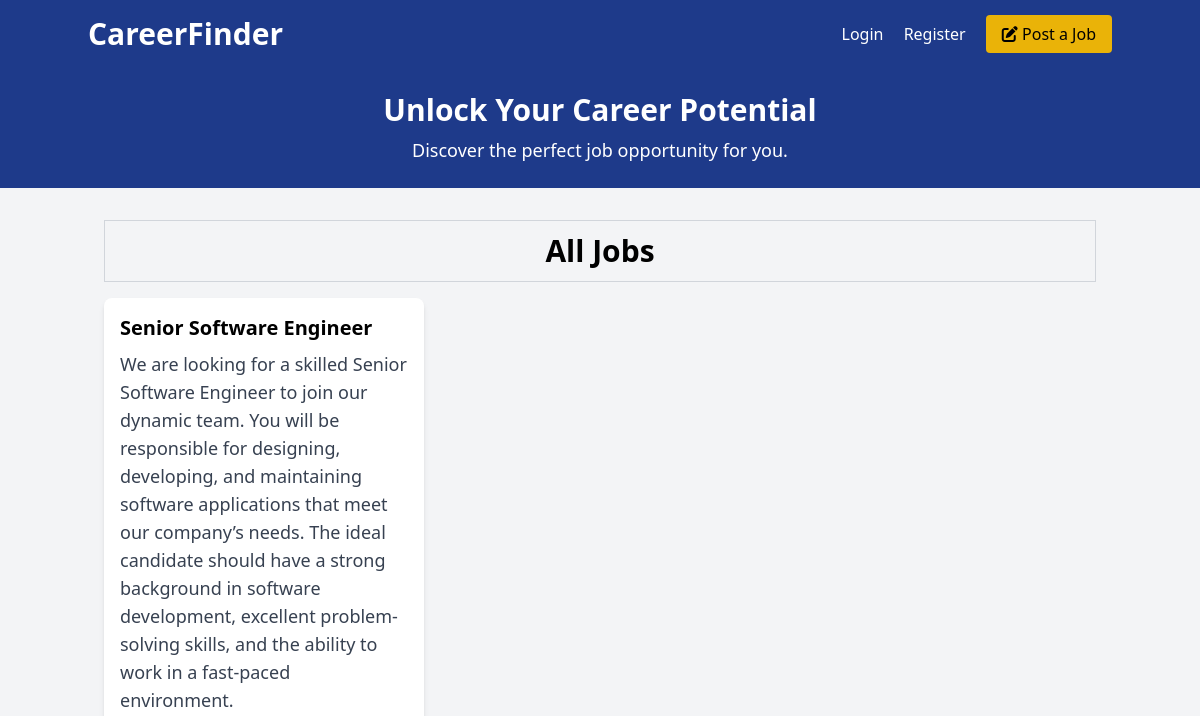
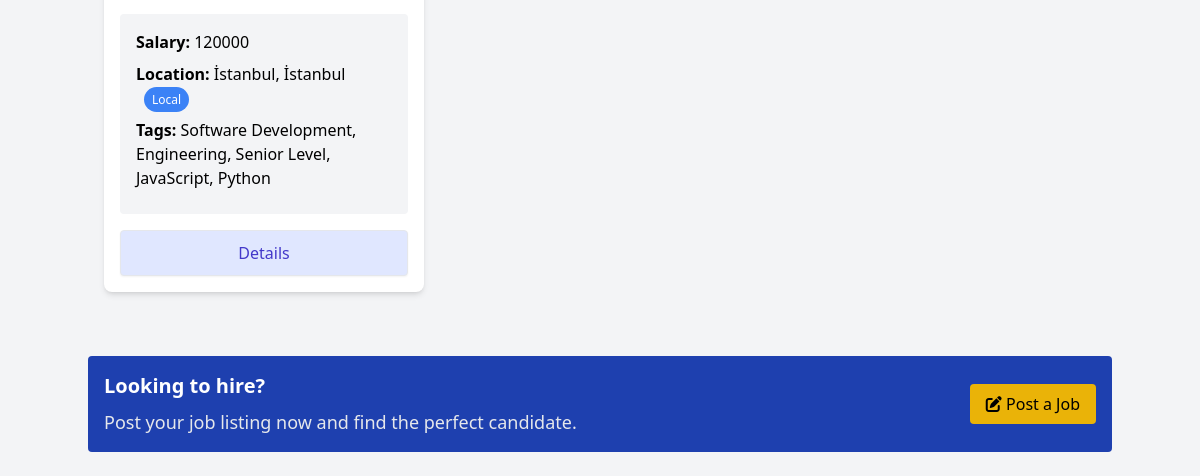
The app's page /listings.php, older data (2 pictures, top to bottom).
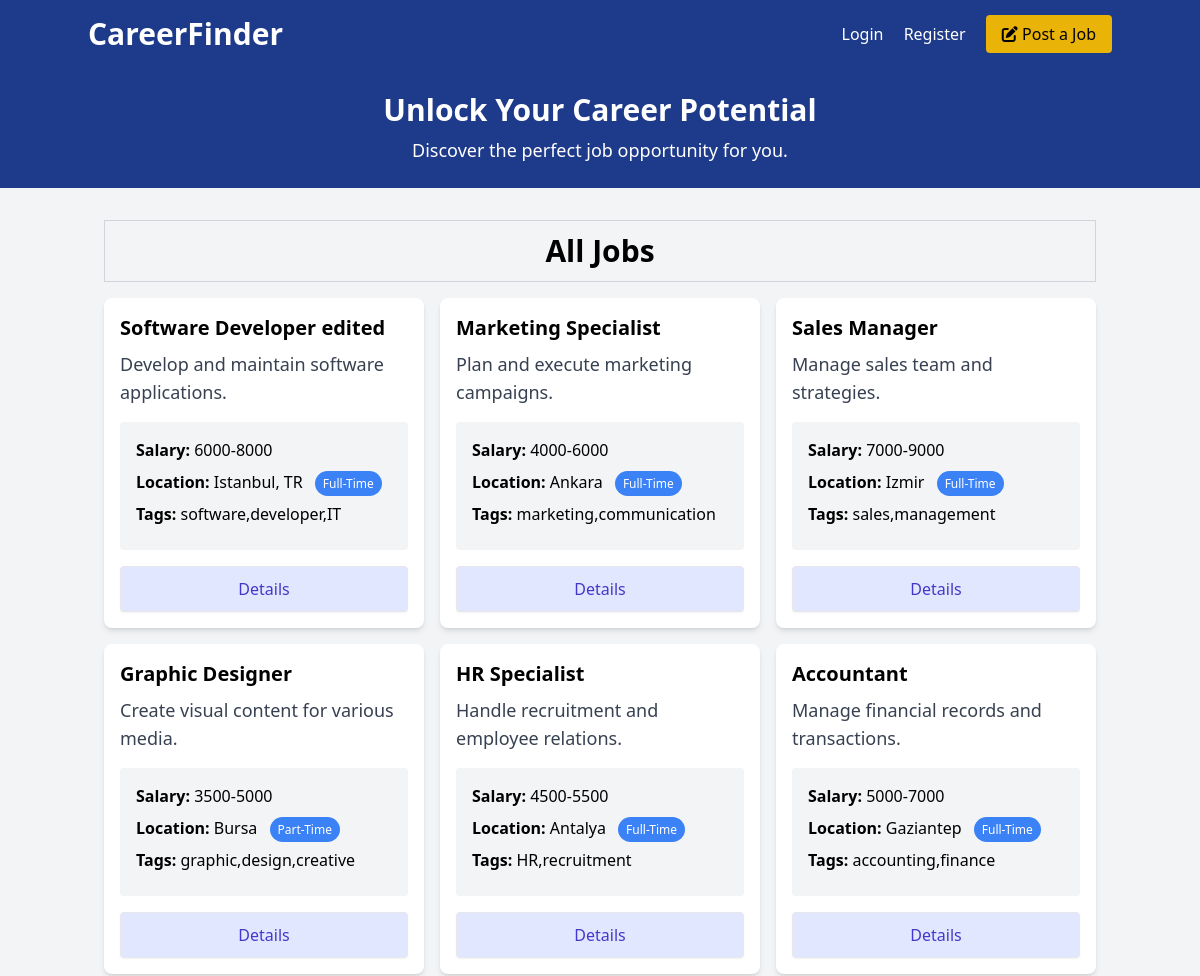
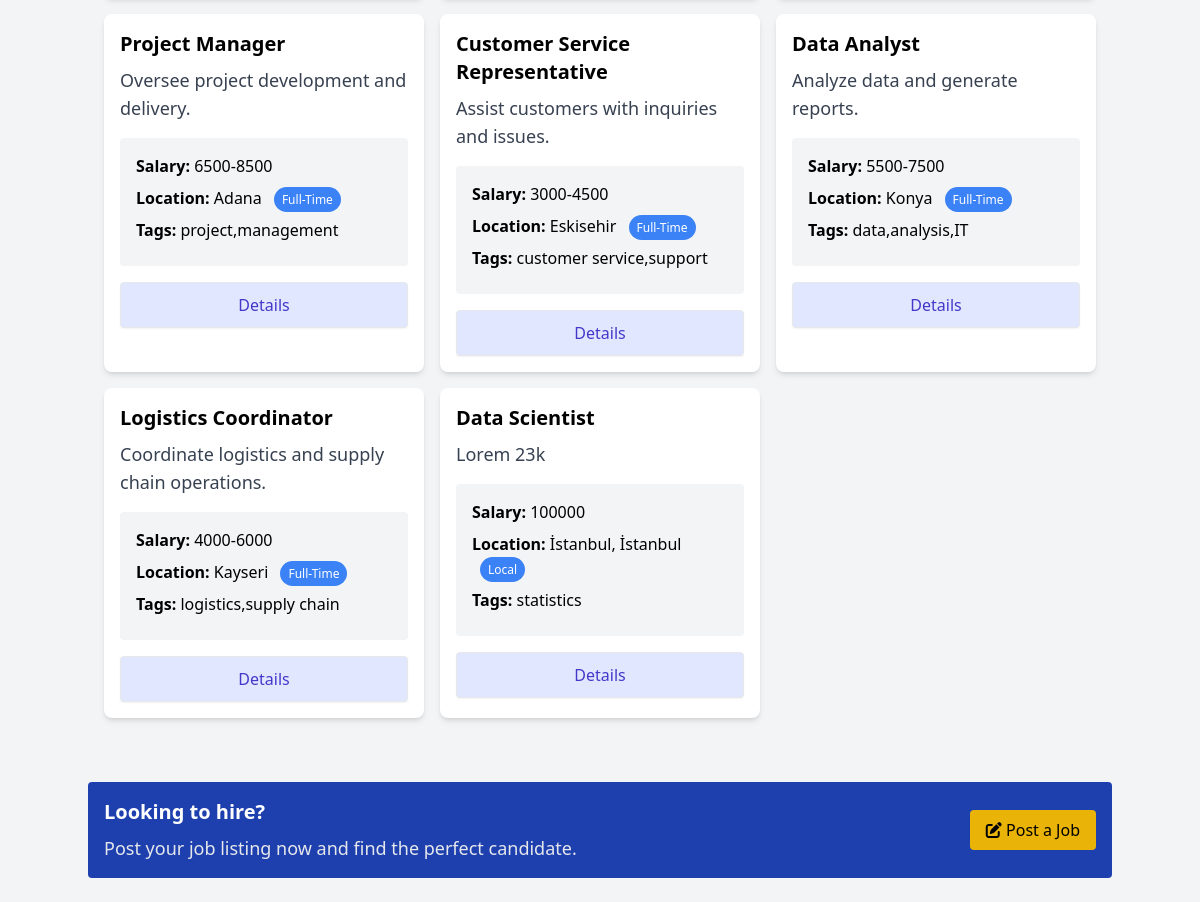
The same page, newer data (2 pictures, top to bottom).
### tables this page shows
CREATE TABLE jobs (
        id INTEGER PRIMARY KEY AUTOINCREMENT,
        title TEXT NOT NULL,
        description TEXT NOT NULL,
        salary TEXT NOT NULL,
        location TEXT NOT NULL,
        type TEXT NOT NULL,
        tags TEXT NOT NULL,
        requirements TEXT NOT NULL,
        benefits TEXT NOT NULL,
        company TEXT NOT NULL,
        address TEXT NOT NULL,
        city TEXT NOT NULL,
        state TEXT NOT NULL,
        phone TEXT NOT NULL,
        email TEXT NOT NULL,
        creator_email TEXT NOT NULL,
        created_at TEXT DEFAULT CURRENT_TIMESTAMP
    );

### listings.php (the view)
<?php include 'templates/header.php'; ?>
<section class="bg-blue-900 text-white py-6 text-center">
    <div class="container mx-auto">
        <h2 class="text-3xl font-semibold">Unlock Your Career Potential</h2>
        <p class="text-lg mt-2">Discover the perfect job opportunity for you.</p>
    </div>
</section>
<section>
    <div class="container mx-auto p-4 mt-4">
        <div class="text-center text-3xl mb-4 font-bold border border-gray-300 p-3">All Jobs</div>
        <div class="grid grid-cols-1 md:grid-cols-3 gap-4 mb-6">
            <?php
            include 'config.php';
            $stmt = $pdo->query("SELECT * FROM jobs ORDER BY created_at DESC");
            while ($job = $stmt->fetch()) {
                echo '<div class="rounded-lg shadow-md bg-white">
                        <div class="p-4">
                            <h2 class="text-xl font-semibold">' . htmlspecialchars($job["title"]) . '</h2>
                            <p class="text-gray-700 text-lg mt-2">' . htmlspecialchars($job["description"]) . '</p>
                            <ul class="my-4 bg-gray-100 p-4 rounded">
                                <li class="mb-2"><strong>Salary:</strong> ' . htmlspecialchars($job["salary"]) . '</li>
                                <li class="mb-2"><strong>Location:</strong> ' . htmlspecialchars($job["location"]) . '
                                    <span class="text-xs bg-blue-500 text-white rounded-full px-2 py-1 ml-2">' . htmlspecialchars($job["type"]) . '</span>
                                </li>
                                <li class="mb-2"><strong>Tags:</strong> ' . htmlspecialchars($job["tags"]) . '</li>
                            </ul>
                            <a href="details.php?id=' . $job["id"] . '" class="block w-full text-center px-5 py-2.5 shadow-sm rounded border text-base font-medium text-indigo-700 bg-indigo-100 hover:bg-indigo-200">Details</a>
                        </div>
                    </div>';
            }
            ?>
        </div>
    </div>
</section>
<?php include 'templates/footer.php'; ?>

Row changes from the older to the newer data that the page shows:
removed jobs: title "Senior Software Engineer", description "We are looking for a skilled Senior Software Engineer to join our dynamic team. You will be responsible for designing, developing, and maintaining software applications that meet our company’s needs. The ideal candidate should have a strong background in software development, excellent problem-solving skills, and the ability to work in a fast-paced environment.", salary "120000", location "İstanbul, İstanbul", type "Local", tags "Software Development, Engineering, Senior Level, JavaScript, Python"
added jobs: title "Software Developer edited", description "Develop and maintain software applications.", salary "6000-8000", location "Istanbul, TR", type "Full-Time", tags "software,developer,IT"
added jobs: title "Marketing Specialist", description "Plan and execute marketing campaigns.", salary "4000-6000", location "Ankara", type "Full-Time", tags "marketing,communication"
added jobs: title "Sales Manager", description "Manage sales team and strategies.", salary "7000-9000", location "Izmir", type "Full-Time", tags "sales,management"
added jobs: title "Graphic Designer", description "Create visual content for various media.", salary "3500-5000", location "Bursa", type "Part-Time", tags "graphic,design,creative"
added jobs: title "HR Specialist", description "Handle recruitment and employee relations.", salary "4500-5500", location "Antalya", type "Full-Time", tags "HR,recruitment"
added jobs: title "Accountant", description "Manage financial records and transactions.", salary "5000-7000", location "Gaziantep", type "Full-Time", tags "accounting,finance"
added jobs: title "Project Manager", description "Oversee project development and delivery.", salary "6500-8500", location "Adana", type "Full-Time", tags "project,management"
added jobs: title "Customer Service Representative", description "Assist customers with inquiries and issues.", salary "3000-4500", location "Eskisehir", type "Full-Time", tags "customer service,support"
added jobs: title "Data Analyst", description "Analyze data and generate reports.", salary "5500-7500", location "Konya", type "Full-Time", tags "data,analysis,IT"
added jobs: title "Logistics Coordinator", description "Coordinate logistics and supply chain operations.", salary "4000-6000", location "Kayseri", type "Full-Time", tags "logistics,supply chain"
added jobs: title "Data Scientist", description "Lorem 23k", salary "100000", location "İstanbul, İstanbul", type "Local", tags "statistics"
